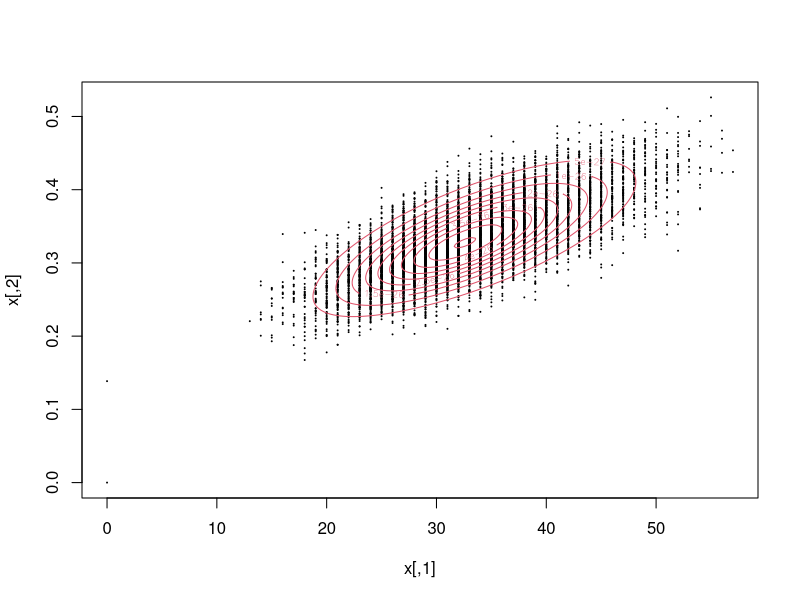

Write the R code that produced this figure.
n = 100
a = 30
b = 60

df = function (x, y) {
  # general binomial coefficient
  gamma(n + 1) / (gamma(x + 1) * gamma(n - x + 1))  * y^(x + a - 1) * (1 - y)^(n - x + b - 1)
}

m = 10000
d = 2

x = matrix(0, nrow = m, ncol = d)

for (i in 2:m) {
  xt = x[i-1,]
  xt[1] = rbinom(1, n, xt[2])
  xt[2] = rbeta(1, xt[1] + a, n - xt[1] + b)
  x[i,] = xt
}

plot(x, cex = 0.1)
xs = seq(from = min(x[,1]), to = max(x[,1]), length.out = 200)
ys = seq(from = min(x[,2]), to = max(x[,2]), length.out = 200)
zs = t(sapply(xs, function (x) sapply(ys, function (y) df(x, y))))

# plot contour of density for verification.
contour(xs, ys, zs, add = TRUE, col = 2)